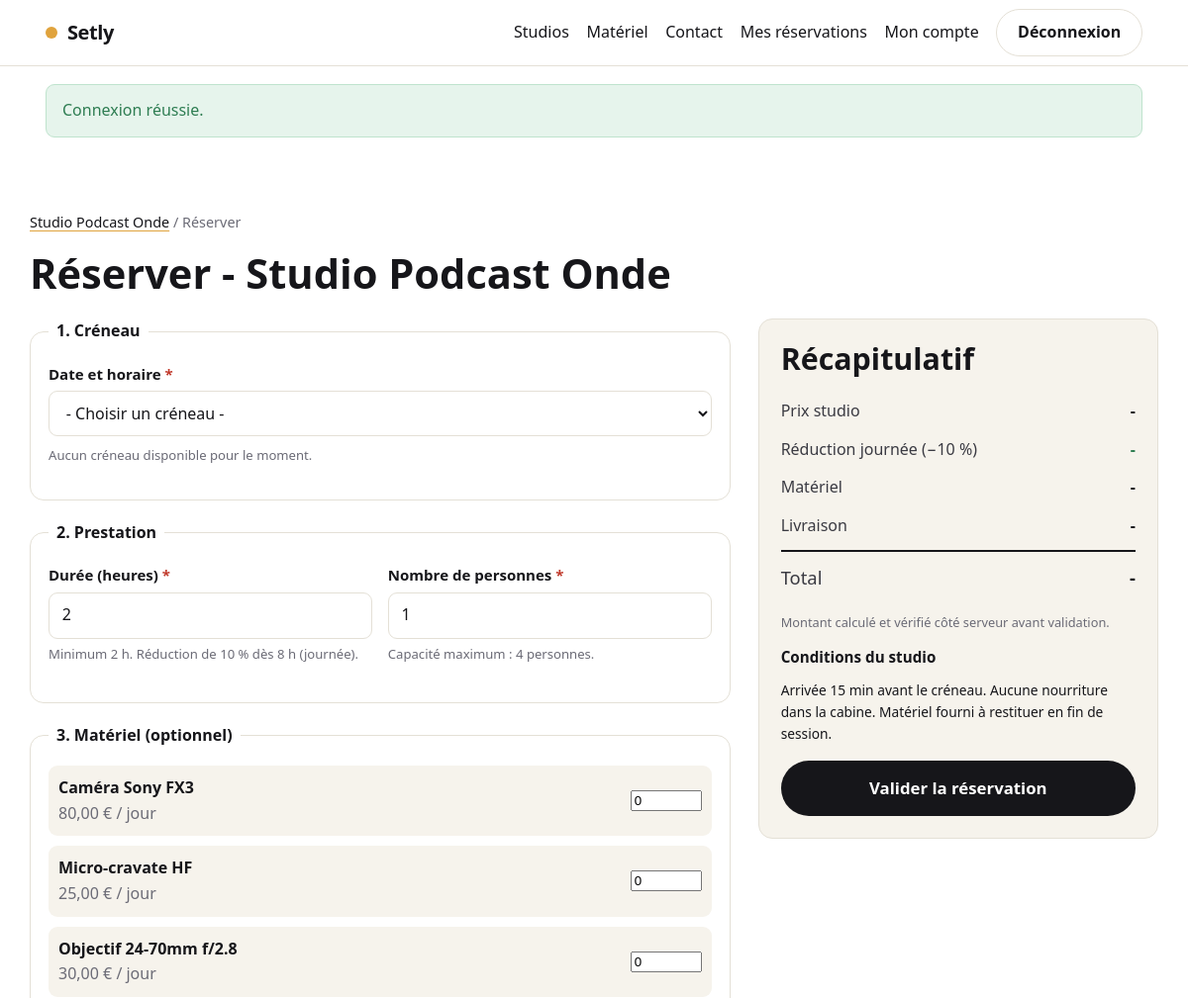
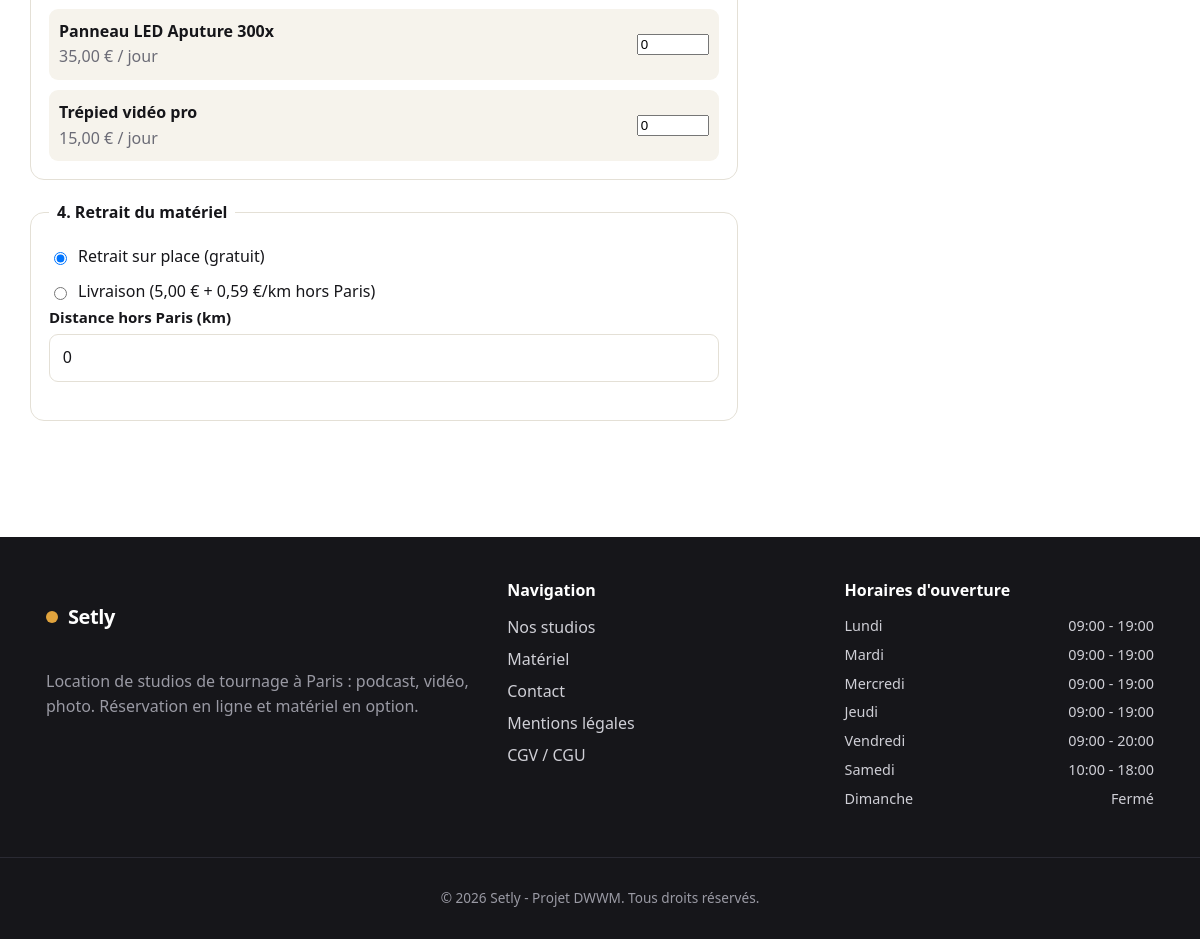
Page /reserver/1 (signed in) on the committed database (2 pictures, top to bottom).
### tables this page shows
CREATE TABLE studio (
    id_studio           INT AUTO_INCREMENT PRIMARY KEY,
    id_type             INT NOT NULL,
    nom                 VARCHAR(120) NOT NULL,
    description         TEXT,
    capacite            INT NOT NULL,
    surface_m2          INT,
    tarif_horaire_cents INT NOT NULL,
    duree_min_heures    INT NOT NULL DEFAULT 2,
    conditions          TEXT,
    actif               TINYINT(1) NOT NULL DEFAULT 1,
    CONSTRAINT fk_studio_type FOREIGN KEY (id_type) REFERENCES type_studio(id_type)
);

CREATE TABLE materiel (
    id_materiel         INT AUTO_INCREMENT PRIMARY KEY,
    nom                 VARCHAR(120) NOT NULL,
    description         TEXT,
    prix_unitaire_cents INT NOT NULL,
    actif               TINYINT(1) NOT NULL DEFAULT 1
);

CREATE TABLE horaire (
    id_horaire      INT AUTO_INCREMENT PRIMARY KEY,
    jour_semaine    VARCHAR(10) NOT NULL,
    heure_ouverture TIME,
    heure_fermeture TIME,
    ferme           TINYINT(1) NOT NULL DEFAULT 0
);

### src/Controller/Controller.php (called while the page is built, shortened)
<?php
abstract class Controller
{
    protected function view(string $template, array $data = [], string $layout = 'layouts/main'): void
    {
        View::render($template, $data, $layout);
    }
    protected function oldInput(): array
    {
        $old = Session::get('_old', []);
        return $old;
    }
}

### src/Controller/ClientController.php (called while the page is built, shortened)
<?php
final class ClientController extends Controller
{
    public function reserverForm(Request $request, string $id): void
    {
        $studio = Studio::find((int) $id);
        $this->view('client/reserver', [
            'title'    => 'Réserver — ' . $studio['nom'],
            'studio'   => $studio,
            'creneaux' => Creneau::forStudio((int) $id),
            'materiel' => Materiel::all(),
            'user'     => Utilisateur::find(Auth::id()),
            'old'      => $this->oldInput(),
            'errors'   => $this->takeErrors(),
        ]);
    }
}

### public/index.php (called while the page is built, shortened)
<?php
require __DIR__ . '/../src/bootstrap.php';
$routes = require __DIR__ . '/../config/routes.php';
$router = new Router($routes);
$router->dispatch(
    $_SERVER['REQUEST_METHOD'],
    parse_url($_SERVER['REQUEST_URI'], PHP_URL_PATH) ?: '/'
);

### src/bootstrap.php (called while the page is built, shortened)
<?php
spl_autoload_register(static function (string $class): void {
    $prefix  = 'App\\';
    $baseDir = __DIR__ . '/';
    $relative = substr($class, strlen($prefix));
    $file     = $baseDir . str_replace('\\', '/', $relative) . '.php';
});
App\Core\Config::load(require __DIR__ . '/../config/config.php');
require __DIR__ . '/helpers.php';

### src/Core/Config.php (called while the page is built, shortened)
<?php
final class Config
{
    private static array $items = [];
    public static function load(array $items): void
    {
        self::$items = $items;
    }
    public static function get(string $key, mixed $default = null): mixed
    {
        $segments = explode('.', $key);
        $value    = self::$items;
        foreach ($segments as $segment) {
            if (is_array($value) && array_key_exists($segment, $value)) {
                $value = $value[$segment];
            } else {
                return $default;
            }
        }
        return $value;
    }
}

### src/Core/Database.php (called while the page is built, shortened)
<?php
final class Database
{
    private static ?PDO $pdo = null;
    public static function connection(): PDO
    {
        if (self::$pdo instanceof PDO) {
            return self::$pdo;
        }
        $host = Config::get('db.host');
        $port = Config::get('db.port');
        $name = Config::get('db.name');
        $dsn  = "mysql:host={$host};port={$port};dbname={$name};charset=utf8mb4";
        $options = [
            PDO::ATTR_ERRMODE            => PDO::ERRMODE_EXCEPTION,
            PDO::ATTR_DEFAULT_FETCH_MODE => PDO::FETCH_ASSOC,
            PDO::ATTR_EMULATE_PREPARES   => false,
        ];
        $ca = (string) Config::get('db.ssl_ca');
        try {
            self::$pdo = new PDO($dsn, Config::get('db.user'), Config::get('db.pass'), $options);
        } catch (PDOException $e) {
            http_response_code(500);
            exit('Connexion à la base de données impossible.');
        }
        return self::$pdo;
    }
}

### src/Model/Studio.php (called while the page is built, shortened)
<?php
final class Studio
{
    public static function find(int $id): ?array
    {
        $stmt = Database::connection()->prepare(
            "SELECT s.*, t.libelle AS type_libelle,
                    (SELECT ROUND(AVG(a.note),1) FROM avis a WHERE a.id_studio = s.id_studio AND a.statut_moderation='valide') AS note_moyenne
             FROM studio s JOIN type_studio t ON t.id_type = s.id_type
             WHERE s.id_studio = :id"
        );
        $stmt->execute([':id' => $id]);
        $studio = $stmt->fetch();
        return $studio ?: null;
    }
}

### src/Core/Security.php (called while the page is built, shortened)
<?php
final class Security
{
    public static function e(?string $value): string
    {
        return htmlspecialchars((string) $value, ENT_QUOTES, 'UTF-8');
    }
}

### src/helpers.php (called while the page is built, shortened)
<?php
if (!function_exists('e')) {
    function e(?string $value): string
    {
        return Security::e($value);
    }
}
if (!function_exists('price')) {
    function price(int $cents): string
    {
        return TarifService::format($cents);
    }
}
if (!function_exists('old')) {
    function old(array $source, string $key, string $default = ''): string
    {
        return Security::e((string) ($source[$key] ?? $default));
    }
}

### src/Core/Session.php (called while the page is built, shortened)
<?php
final class Session
{
    public static function get(string $key, mixed $default = null): mixed
    {
        return $_SESSION[$key] ?? $default;
    }
}

### src/Model/Materiel.php (called while the page is built, shortened)
<?php
final class Materiel
{
    public static function all(bool $withInactive = false): array
    {
        $sql = "SELECT * FROM materiel";
        if (!$withInactive) {
            $sql .= " WHERE actif = 1";
        }
        $sql .= " ORDER BY nom";
        return Database::connection()->query($sql)->fetchAll();
    }
}

### src/Service/TarifService.php (called while the page is built, shortened)
<?php
final class TarifService
{
    public static function format(int $cents): string
    {
        return number_format($cents / 100, 2, ',', ' ') . ' €';
    }
}

### src/Model/Horaire.php (called while the page is built, shortened)
<?php
final class Horaire
{
    public static function all(): array
    {
        $rows = Database::connection()->query("SELECT * FROM horaire")->fetchAll();
        usort($rows, static fn ($a, $b) =>
            array_search($a['jour_semaine'], self::ORDER, true) <=> array_search($b['jour_semaine'], self::ORDER, true)
        );
        return $rows;
    }
}

### views/client/reserver.php (the view, shortened to what this page needs)
<section class="container section">
    <nav class="breadcrumb" aria-label="Fil d'Ariane">
        <a href="/studios/<?= (int) $studio['id_studio'] ?>"><?= e($studio['nom']) ?></a>
        <span aria-hidden="true">/</span> Réserver
    </nav>
    <h1>Réserver - <?= e($studio['nom']) ?></h1>
    <form action="/reserver" method="post" class="reservation"
          novalidate data-validate
          data-studio="<?= (int) $studio['id_studio'] ?>"
          data-tarif-horaire="<?= (int) $studio['tarif_horaire_cents'] ?>"
          data-duree-min="<?= (int) $studio['duree_min_heures'] ?>"
          data-capacite="<?= (int) $studio['capacite'] ?>">
        <div class="reservation__grid">
            <div class="reservation__form">
                <fieldset>
                    <legend>1. Créneau</legend>
                    <div class="field">
                        <label for="id_creneau">Date et horaire <span class="req">*</span></label>
                        <select id="id_creneau" name="id_creneau" required data-rule="required">
                            <option value="">- Choisir un créneau -</option>
                        </select>
                        <?php if (!$creneaux): ?><p class="field__hint">Aucun créneau disponible pour le moment.</p><?php endif; ?>
                    </div>
                </fieldset>
                <fieldset>
                    <legend>2. Prestation</legend>
                    <div class="form__row">
                        <div class="field">
                            <label for="duree_heures">Durée (heures) <span class="req">*</span></label>
                            <input type="number" id="duree_heures" name="duree_heures" min="<?= (int) $studio['duree_min_heures'] ?>"
                                   value="<?= old($old, 'duree_heures', (string) $studio['duree_min_heures']) ?>"
                                   required data-rule="required|min:<?= (int) $studio['duree_min_heures'] ?>">
                            <p class="field__hint">Minimum <?= (int) $studio['duree_min_heures'] ?> h. Réduction de 10 % dès 8 h (journée).</p>
                        </div>
                        <div class="field">
                            <label for="nb_personnes">Nombre de personnes <span class="req">*</span></label>
                            <input type="number" id="nb_personnes" name="nb_personnes" min="1" max="<?= (int) $studio['capacite'] ?>"
                                   value="<?= old($old, 'nb_personnes', '1') ?>"
                                   required data-rule="required|min:1|max:<?= (int) $studio['capacite'] ?>">
                            <p class="field__hint">Capacité maximum : <?= (int) $studio['capacite'] ?> personnes.</p>
                        </div>
                    </div>
                </fieldset>
                <fieldset>
                    <legend>3. Matériel (optionnel)</legend>
                    <div class="materiel-list">
                        <?php foreach ($materiel as $m): ?>
                            <div class="materiel-row">
                                <div>
                                    <span class="materiel-row__name"><?= e($m['nom']) ?></span>
                                    <span class="muted"><?= price((int) $m['prix_unitaire_cents']) ?> / jour</span>
                                </div>
                                <input type="number" class="materiel-qty" name="materiel[<?= (int) $m['id_materiel'] ?>]"
                                       min="0" value="0" aria-label="Quantité <?= e($m['nom']) ?>"
                                       data-prix="<?= (int) $m['prix_unitaire_cents'] ?>">
                            </div>
                        <?php endforeach; ?>
                    </div>
                </fieldset>
                <fieldset>
                    <legend>4. Retrait du matériel</legend>
                    <div class="radio-group">
                        <label class="radio"><input type="radio" name="mode_retrait" value="sur_place" checked data-mode> Retrait sur place (gratuit)</label>
                        <label class="radio"><input type="radio" name="mode_retrait" value="livraison" data-mode> Livraison (5,00 € + 0,59 €/km hors Paris)</label>
                    </div>
                    <div class="field" id="champ-km" hidden>
                        <label for="livraison_km">Distance hors Paris (km)</label>
                        <input type="number" id="livraison_km" name="livraison_km" min="0" value="0" data-rule="min:0">
                    </div>
                </fieldset>
            </div>
            <aside class="reservation__summary" aria-label="Récapitulatif du prix">
                <h2>Récapitulatif</h2>
                <dl class="recap" id="recap-prix">
                    <div><dt>Prix studio</dt><dd data-recap="prix_studio">-</dd></div>
                    <div class="recap__reduction" data-recap-reduction hidden><dt>Réduction journée (−10 %)</dt><dd data-recap="reduction">-</dd></div>
                    <div><dt>Matériel</dt><dd data-recap="prix_materiel">-</dd></div>
                    <div><dt>Livraison</dt><dd data-recap="livraison">-</dd></div>
                    <div class="recap__total"><dt>Total</dt><dd data-recap="total">-</dd></div>
                </dl>
                <p class="recap__note">Montant calculé et vérifié côté serveur avant validation.</p>
                <div class="conditions-mini">
                    <h3>Conditions du studio</h3>
                    <p><?= nl2br(e($studio['conditions'])) ?></p>
                </div>
                <button type="submit" class="btn btn--primary btn--block btn--lg">Valider la réservation</button>
            </aside>
        </div>
    </form>
</section>

### src/Core/Router.php (shortened to what this page needs)
<?php
final class Router
{
    public function dispatch(string $method, string $path): void
    {
        $path = rtrim($path, '/') ?: '/';
        foreach ($this->routes as [$routeMethod, $routePath, $handler, $access]) {
            if ($routeMethod !== $method) {
                continue;
            }
            $pattern = $this->toRegex($routePath);
            if (preg_match($pattern, $path, $matches)) {
                $params = array_filter(
                    $matches,
                    static fn ($k) => !is_int($k),
                    ARRAY_FILTER_USE_KEY
                );
                [$class, $action] = explode('@', $handler);
                $controller = new $fqcn();
                $controller->$action(new Request(), ...array_values($params));
                return;
            }
        }
    }
    private function toRegex(string $path): string
    {
        $regex = preg_replace('#\{([a-zA-Z_]+)\}#', '(?P<$1>[^/]+)', $path);
        return '#^' . $regex . '$#';
    }
}

### views/partials/footer.php
<?php use App\Model\Horaire; $horairesFooter = Horaire::all(); ?>
<footer class="site-footer">
    <div class="container site-footer__grid">
        <div>
            <p class="brand brand--light"><span class="brand__dot" aria-hidden="true"></span>Setly</p>
            <p class="muted">Location de studios de tournage à Paris : podcast, vidéo, photo. Réservation en ligne et matériel en option.</p>
        </div>
        <nav aria-label="Liens de pied de page">
            <h2 class="site-footer__title">Navigation</h2>
            <ul class="site-footer__links">
                <li><a href="/studios">Nos studios</a></li>
                <li><a href="/materiel">Matériel</a></li>
                <li><a href="/contact">Contact</a></li>
                <li><a href="/mentions-legales">Mentions légales</a></li>
                <li><a href="/cgv">CGV / CGU</a></li>
            </ul>
        </nav>
        <div>
            <h2 class="site-footer__title">Horaires d'ouverture</h2>
            <ul class="site-footer__hours">
                <?php foreach ($horairesFooter as $h): ?>
                    <li>
                        <span><?= e(ucfirst($h['jour_semaine'])) ?></span>
                        <span><?= (int) $h['ferme'] === 1
                            ? 'Fermé'
                            : e(substr((string) $h['heure_ouverture'], 0, 5)) . ' - ' . e(substr((string) $h['heure_fermeture'], 0, 5)) ?></span>
                    </li>
                <?php endforeach; ?>
            </ul>
        </div>
    </div>
    <div class="site-footer__bottom">
        <p>© <?= date('Y') ?> Setly - Projet DWWM. Tous droits réservés.</p>
    </div>
</footer>

### rows in the picture
studio: nom "Studio Podcast Onde", duree_heures "2", duree_min_heures "2", capacite "4", conditions "Arrivée 15 min avant le créneau. Aucune nourriture dans la cabine. Matériel fourni à restituer en fin de session."
materiel: nom "Caméra Sony FX3", prix_unitaire_cents "80,00 €"
materiel: nom "Micro-cravate HF", prix_unitaire_cents "25,00 €"
materiel: nom "Objectif 24-70mm f/2.8", prix_unitaire_cents "30,00 €"
materiel: nom "Panneau LED Aputure 300x", prix_unitaire_cents "35,00 €"
materiel: nom "Trépied vidéo pro", prix_unitaire_cents "15,00 €"
horaire: jour_semaine "Lundi", heure_ouverture "09:00", heure_fermeture "19:00"
horaire: jour_semaine "Mardi", heure_ouverture "09:00", heure_fermeture "19:00"
horaire: jour_semaine "Mercredi", heure_ouverture "09:00", heure_fermeture "19:00"
horaire: jour_semaine "Jeudi", heure_ouverture "09:00", heure_fermeture "19:00"
horaire: jour_semaine "Vendredi", heure_ouverture "09:00", heure_fermeture "20:00"
horaire: jour_semaine "Samedi", heure_ouverture "10:00", heure_fermeture "18:00"
horaire: jour_semaine "Dimanche", ferme "Fermé"

### other values in the picture
$f['message'] "Connexion réussie."
